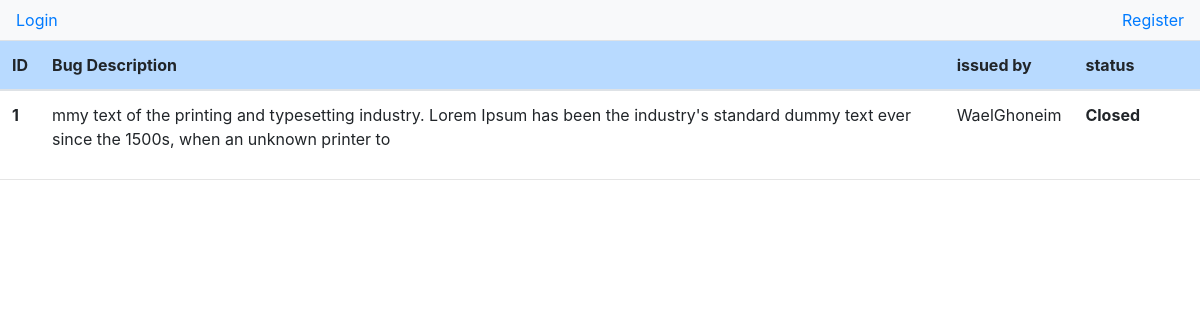
The app's page /bugs/ with its own data.
### dashboard/models.py (models this page shows, shortened)
class BugTracker(models.Model):
    issued_by = models.ForeignKey(Profile, on_delete=models.CASCADE,null=True, blank=True)
    description = models.TextField(max_length=300, blank=True, null=True)
    status= models.CharField(max_length=50,choices=STATUS,default='open')
    created = models.DateTimeField(auto_now_add=True)
    updated = models.DateTimeField(auto_now=True)
    department = models.ForeignKey(Department, on_delete=models.CASCADE,blank=True, null=True)

### accounts/models.py (models this page shows, shortened)
class Profile(models.Model):
    depart = models.ForeignKey('dashboard.Department', on_delete=models.CASCADE, blank=True,null=True)
    account = models.OneToOneField(Account , on_delete=models.CASCADE, blank=True , null=True)
    name = models.CharField(max_length=50,null=True,blank=True)
    salary  = models.DecimalField(decimal_places=2,max_digits=10,default = 0)
    username = models.CharField(max_length=50,null=True,blank=True)
    email = models.EmailField(blank=True,null=True)
    role = models.CharField(max_length=150,null=True,blank=True)
    location = models.CharField(max_length=50,null=True,blank=True)
    gender = models.CharField(max_length=50,null=True,blank=True)
    age = models.IntegerField(default = 0)
    on_vacation = models.BooleanField(default=False)
    skills = models.CharField(max_length=255,null=True,blank=True)
    languages = models.CharField(max_length=50,null=True,blank=True)
    id = models.UUIDField(default=uuid.uuid4, editable=False,primary_key=True)
    created = models.DateTimeField(auto_now_add=True)
    class Meta:
        ordering = ['-created']

### dashboard/views.py (the view)
# urls.py: path('bugs/', views.bugs, name='bugs'),
def bugs(request):
    bugs = BugTracker.objects.all()
    return render(request, 'dashboard/bugslist.html',{'bugs':bugs})

### dashboard/templates/dashboard/bugslist.html (shortened to what this page needs)
{% extends 'base.html' %}
{% block content %}
<table class="table">
    <thead>
      <tr class="table-primary">
        <th scope="col">ID</th>
        <th scope="col">Bug Description</th>
        <th scope="col">issued by</th>
        <th scope="col">status</th>
        <th scope="col"></th>
        <th scope="col"></th>
      </tr>
    </thead>
    <tbody>
        {%for bug in bugs%}
      <tr>
        <th scope="row">{{bug.id}}</th>
        <td>{{bug.description}}</td>
        <td>{{bug.issued_by.username|capfirst}}</td>
        {%if request.user.is_superuser == False%}
        <th>{{bug.status}}</th>
      {%endif%}
        {%endfor%}
    </tbody>
  </table>
  <hr>
  {% endblock %}

### records on screen
BugTracker: id "1", description "mmy text of the printing and typesetting industry. Lorem Ipsum has been the industry's standard dummy text ever since the 1500s, when an unknown printer to", issued_by.username "WaelGhoneim", status "Closed"
